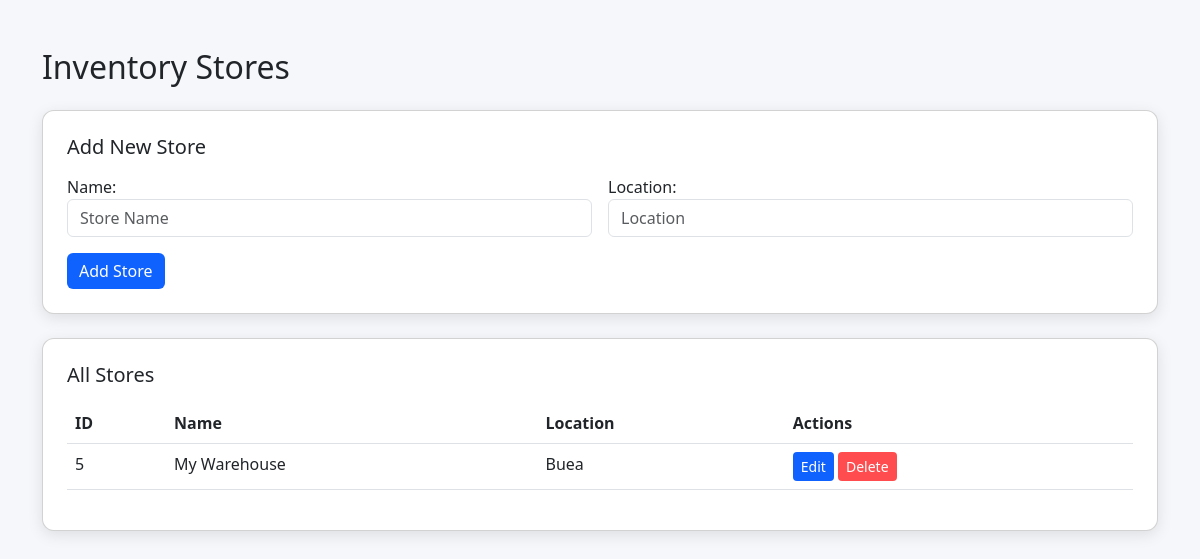
The app's page /api/inventory/stores/, older data.
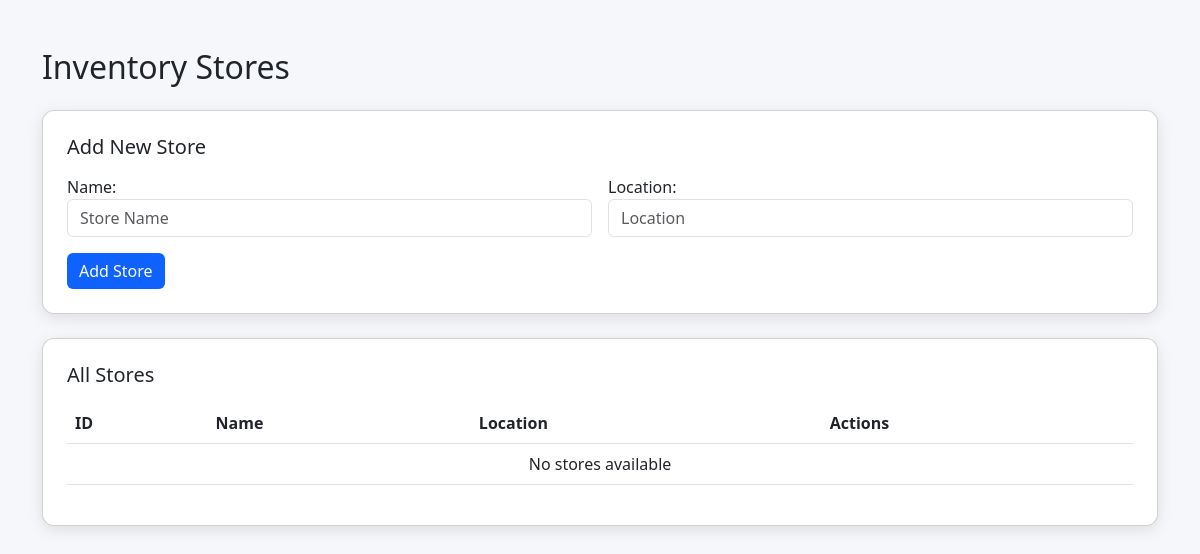
The same page, newer data.
### inventory/models.py (models this page shows, shortened)
class Store(models.Model):
    name = models.CharField(max_length=100)
    location = models.TextField(blank=True, null=True)

### inventory/views.py (the view)
# urls.py: path('stores/', views.store_list, name='store-list'),
def store_list(request):
    if request.method == 'POST':
        form = StoreForm(request.POST)
        if form.is_valid():
            form.save()  # Save new store
            return redirect('store-list')  # Redirect to refresh page
    else:
        form = StoreForm()  # Empty form for GET request
    stores = Store.objects.all()  # Fetch all stores
    return render(request, 'inventory/store_list.html', {'stores': stores, 'form': form})

### inventory/views.py
class StoreForm(forms.ModelForm):
    class Meta:
        model = Store
        fields = ['name', 'location']
        widgets = {
            'name': forms.TextInput(attrs={'class': 'form-control', 'placeholder': 'Store Name'}),
            'location': forms.TextInput(attrs={'class': 'form-control', 'placeholder': 'Location'}),
        }

### inventory/templates/inventory/store_list.html (shortened to what this page needs)
{% load static %}
<!DOCTYPE html>
<html lang="en">
<head>
    <link href="https://cdn.jsdelivr.net/npm/bootstrap@5.3.0/dist/css/bootstrap.min.css" rel="stylesheet">
    <link rel="stylesheet" href="{% static 'inventory/css/style.css' %}">
</head>
<body>
<div class="container my-5">
    <h2 class="mb-4">Inventory Stores</h2>
    <div class="card mb-4 p-4">
        <h5 class="mb-3">Add New Store</h5>
        <form method="POST">
            <div class="row g-3">
                <div class="col-md-6">
                    {{ form.name.label_tag }}
                    {{ form.name }}
                </div>
                <div class="col-md-6">
                    {{ form.location.label_tag }}
                    {{ form.location }}
                </div>
            </div>
            <button type="submit" class="btn btn-primary mt-3">Add Store</button>
        </form>
    </div>
    <div class="card p-4">
        <h5 class="mb-3">All Stores</h5>
        <table class="table table-hover">
            <thead>
            <tr>
                <th>ID</th>
                <th>Name</th>
                <th>Location</th>
                <th>Actions</th>
            </tr>
            </thead>
            <tbody>
            {% for store in stores %}
            <tr>
                <td>{{ store.id }}</td>
                <td>{{ store.name }}</td>
                <td>{{ store.location }}</td>
                <td>
                    <a href="{% url 'store-detail' store.id %}" class="btn btn-sm btn-primary">Edit</a>
                    <form action="{% url 'store-delete' store.id %}" method="POST" style="display:inline;">
                        <button type="submit" class="btn btn-sm btn-danger"
                                onclick="return confirm('Are you sure you want to delete this store?');">
                            Delete
                        </button>
                    </form>
                </td>
            </tr>
            {% empty %}
            <tr>
                <td colspan="4" class="text-center">No stores available</td>
            </tr>
            {% endfor %}
            </tbody>
        </table>
    </div>
</div>
</body>
</html>

Row changes from the older to the newer data that the page shows:
removed Store: id "5", name "My Warehouse", location "Buea"
Text that changed along with them:
text now shown: "No stores available"
